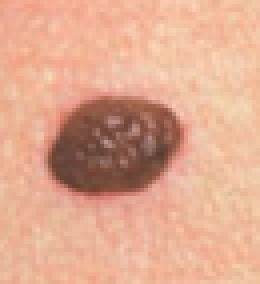
#> input picture Exams/skin.png, 65 x 71 px (shown 4 times larger)
$ jupyter execute --allow-errors 'CSE485 Midterm Exam 2019.ipynb'   (shell and % lines are left out)
#> lines starting #> are read from the running program, lines starting #| are printed output that depends on the picture; after the words box and inside, x2 and y2 are one past the last pixel; in counts of white or black regions, pixels touching at a corner belong together
# CSE 485 Datamining Exam Questions

                                                                                                19 April 2019

- **TIME: 150 Minutes**
- **DO NOT COPY CODE FROM INTERNET, FROM YOUR FRIENDS PAST HWS, OR SOLUTIONS**
- **MAKE SURE YOU HAVE DOWNLOADED THE LIBRARY DOCUMENTS BEFORE THE EXAM**

prepared by F. B. Tek.

#> (a cell that did not finish here is left out)

[cell 2]
import pandas as pd
import numpy as np
import sklearn as sk
import scipy.stats as stats
import matplotlib.pyplot as plt
import matplotlib.image as mpimg

## Q1 (10pts)

Using only numpy lib and python syntax

a) Create an array of 100 random double elements in range 0,100

b) calculate sum, mean, std, min, max, median

[cell 3]
# a)
a = np.random.uniform(0,100,100) #float
print(a)

[cell 4]
# b)
sum(a), a.mean(), a.std(), a.min(), a.max(),np.median(a)

## Q2 (20pts)

Using only python syntax, numpy or **pandas**, matplotlib lib

a) Load the data in master.csv
"Data shows suicide data of individuals in different countries on different years. "
Columns are:

"country, year,sex,	age,	suicides_no,	population,	suicides/100k, pop,	country-year, HDI for year	 gdp_for_year ($) 	gdp_per_capita ($)	generation"

*population is the population of city where the suicide

b) describe the data with column means, std, min, max, median (50%quartile)

c) print the name of the country of the maximum suicides/100k population

d) plot histograms of columns. How does global suicide numbers change over years?

e) Is there a correlation between suicides/100k pop and GDP_PER_CAPITA or HDI for year? Is it positive or negative?

#> (a cell that did not finish here is left out)

#> (a cell that did not finish here is left out)

#> (a cell that did not finish here is left out)

#> (a cell that did not finish here is left out)

#> (a cell that did not finish here is left out)

## Q3 (20pts)

Using only python syntax, numpy or pandas,matplotlib lib

a) Load skin.png into a numpy array

b) separate green channel

c) plot histogram of green channel

d) create and display a binary mask where the mole (skin lesion) is white and skin is black.

e) what is the size of the mole approximately (in pixels)? calculate and print it.

[cell 10]
# a)
import matplotlib.pyplot as plt
import matplotlib.image as mpimg
import numpy as np

a = mpimg.imread('skin.png')
#> a is the input picture: shape (71, 65, 3) float32; mean R, G, B 0.876, 0.665, 0.563
plt.imshow(a)

[cell 11]
# b)
im_g = a[:,:,0]
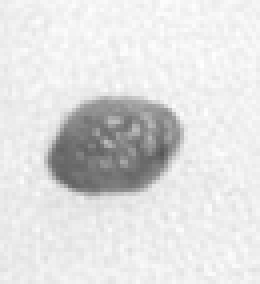
#> im_g: shape (71, 65) float32 (shown 4 times larger); min 0.337, max 1, mean 0.876
plt.figure(figsize=(30,10))
plt.imshow(im_g)
plt.colorbar()
plt.title('green')
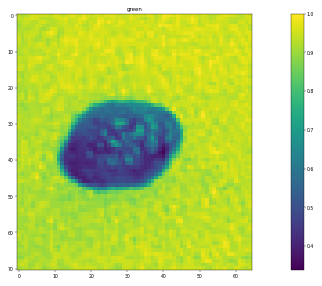
#> figure drawn by matplotlib, 2 panels

[cell 12]
# c)
plt.hist(im_g.flatten(), 100)
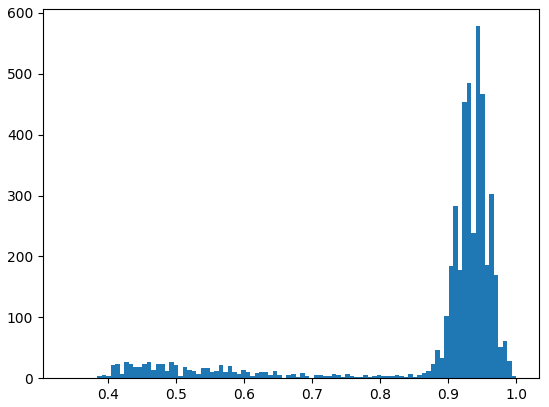
#> figure drawn by matplotlib, 1 panel; tallest bar 578 high, from x = 0.94 to 0.947

[cell 13]
# d)
msk_fg = im_g<0.85
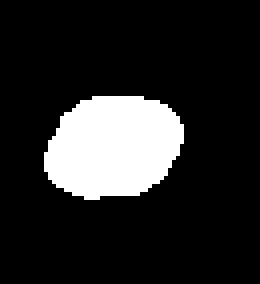
#> msk_fg: shape (71, 65) bool (shown 4 times larger); 15.4% white; 1 white region, box (x1, y1, x2, y2) and area: (11, 24, 46, 50) 711
plt.imshow(msk_fg, cmap="gray")
plt.title('foreground mask')

[cell 14]
# e)
a.shape,a.size,
#> Out = ((71, 65, 3), 13845)
